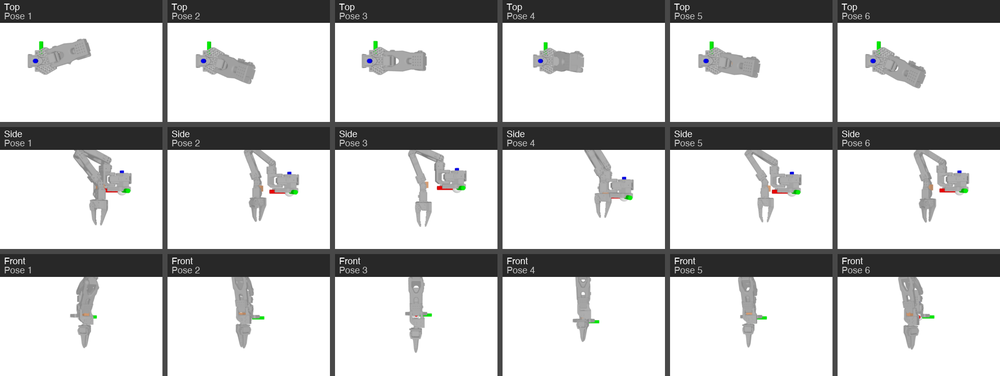
#> input picture 01-intro-and-kinematics/homework/assets/so101_notebook_test.png, 1000 x 376 px, shrunk from 1970 x 740 before the run
$ python -i features.py   (imports and definitions only)   (older library calls are emulated)
#> lines starting #> are read from the running program, lines starting #| are printed output that depends on the picture
#> further down, picture is the input picture: shape (376, 1000, 3); mean B, G, R 202, 202.2, 202
from __future__ import annotations

import cv2
import numpy as np


def harris_corner_response(
    img: np.ndarray,
    k: float = 0.04,
    block_size: int = 5,
    ksize: int = 3,
) -> tuple[np.ndarray, np.ndarray]:
    """Compute Harris corner response and per-pixel eigenvalues.

    Returns (response, eigenvalues) where eigenvalues has shape (H, W, 2).
    """
#> called with k = 0.04, block_size = 5, ksize = 3
    img = img.astype(np.float32)
    Ix = cv2.Sobel(img, cv2.CV_32F, 1, 0, ksize=ksize)
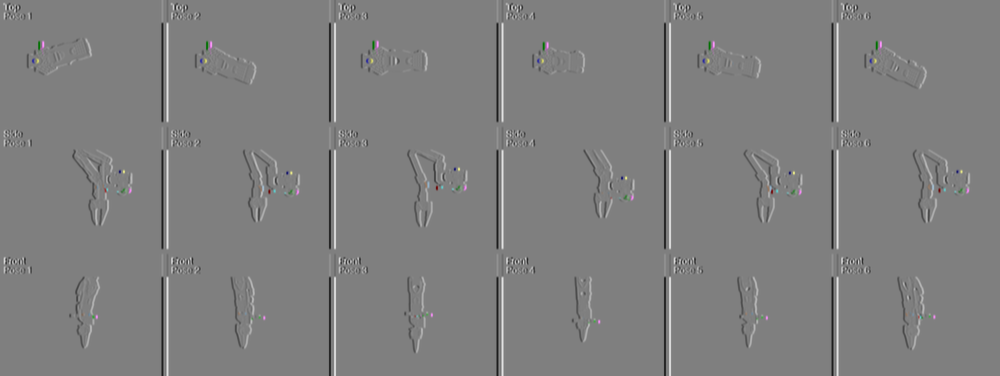
#> Ix: shape (376, 1000, 3) float32; mean B, G, R 0, 0, 0; drawn with min black and max white
    Iy = cv2.Sobel(img, cv2.CV_32F, 0, 1, ksize=ksize)
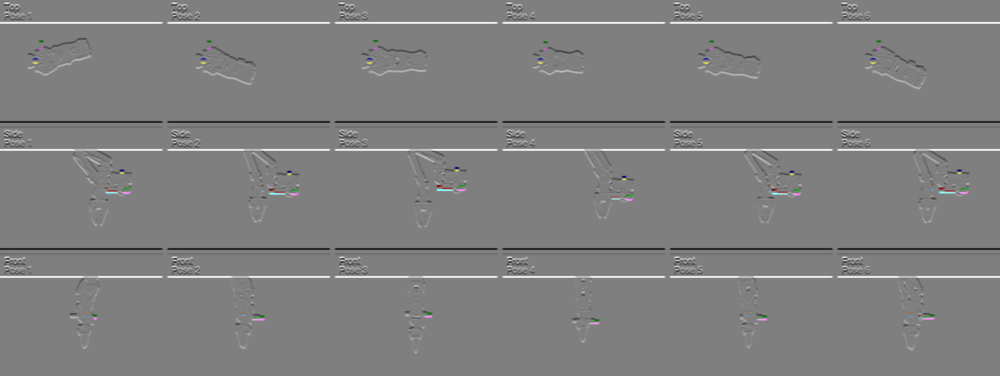
#> Iy: shape (376, 1000, 3) float32; mean B, G, R 4.5, 4.5, 4.5; drawn with min black and max white

    Ixx = cv2.GaussianBlur(Ix * Ix, (block_size, block_size), 0)
    Iyy = cv2.GaussianBlur(Iy * Iy, (block_size, block_size), 0)
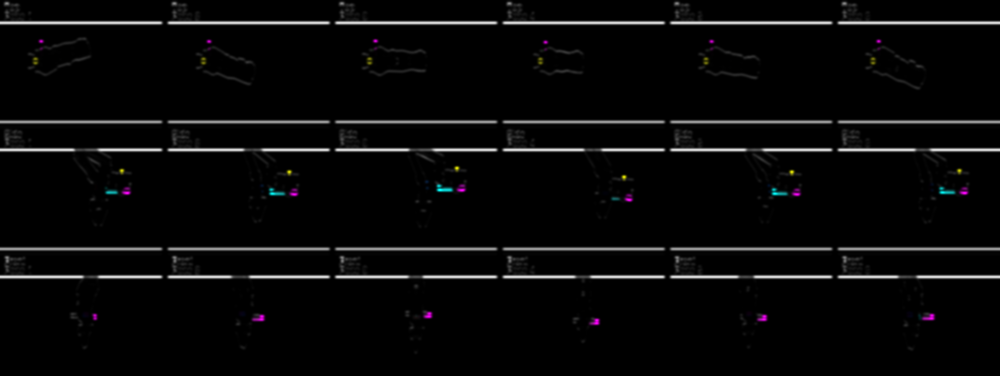
#> Iyy: shape (376, 1000, 3) float32; mean B, G, R 17974.3, 17578.3, 17845.4; drawn with min black and max white
    Ixy = cv2.GaussianBlur(Ix * Iy, (block_size, block_size), 0)
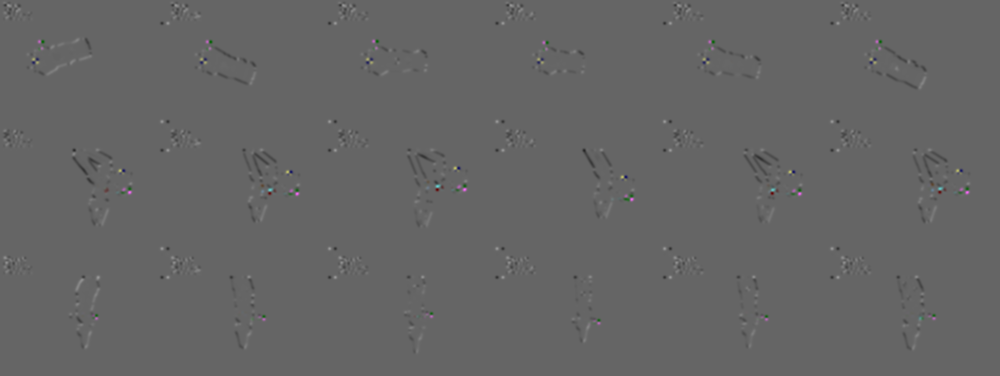
#> Ixy: shape (376, 1000, 3) float32; mean B, G, R -140.8, -147, -143.1; drawn with min black and max white

    det = Ixx * Iyy - Ixy**2
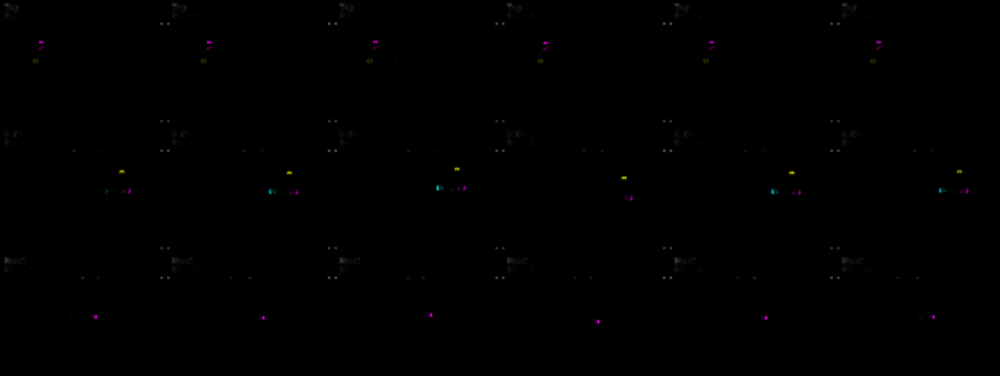
#> det: shape (376, 1000, 3) float32; mean B, G, R 122595632, 100658992, 128692584; drawn with min black and max white
    trace = Ixx + Iyy
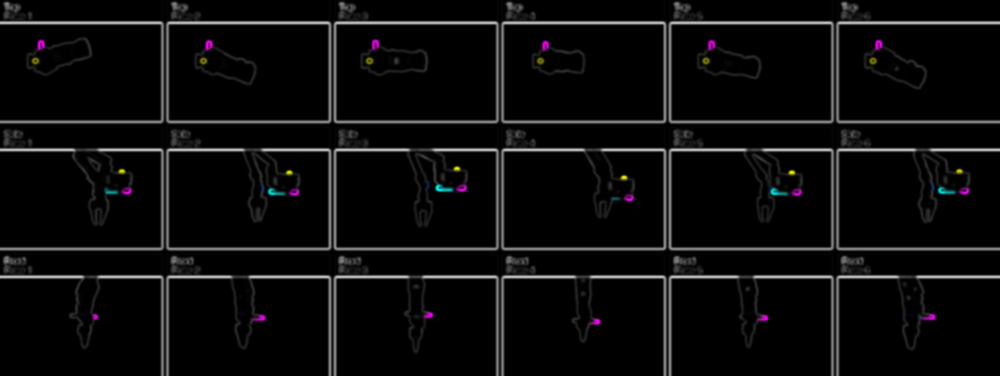
#> trace: shape (376, 1000, 3) float32; mean B, G, R 28401.7, 27635.6, 28324.8; drawn with min black and max white
    response = det - k * trace**2
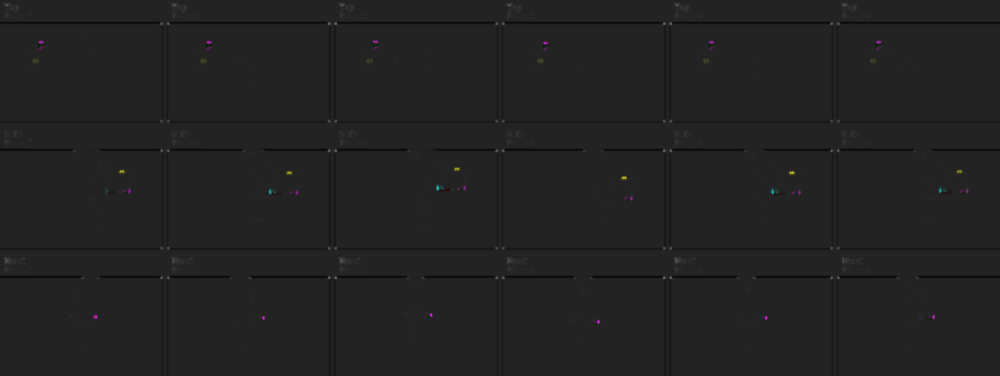
#> response: shape (376, 1000, 3) float32; mean B, G, R -156718336, -166939328, -149649008; drawn with min black and max white

    # eigenvalues of 2x2 structure tensor per pixel
    discriminant = np.sqrt(np.maximum((Ixx - Iyy)**2 + 4 * Ixy**2, 0))
    lam1 = 0.5 * (trace + discriminant)
    lam2 = 0.5 * (trace - discriminant)
    eigenvalues = np.stack([lam1, lam2], axis=-1)

    return response, eigenvalues


# [44 lines left out: functions detect_and_describe_orb, match_features_ransac, not called in this run]

>>> import cv2
>>> picture = cv2.imread('../../01-intro-and-kinematics/homework/assets/so101_notebook_test.png')
>>> result = harris_corner_response(picture)

$ run again, on 01-intro-and-kinematics/homework/assets/so101_pre_grasp_grid.png
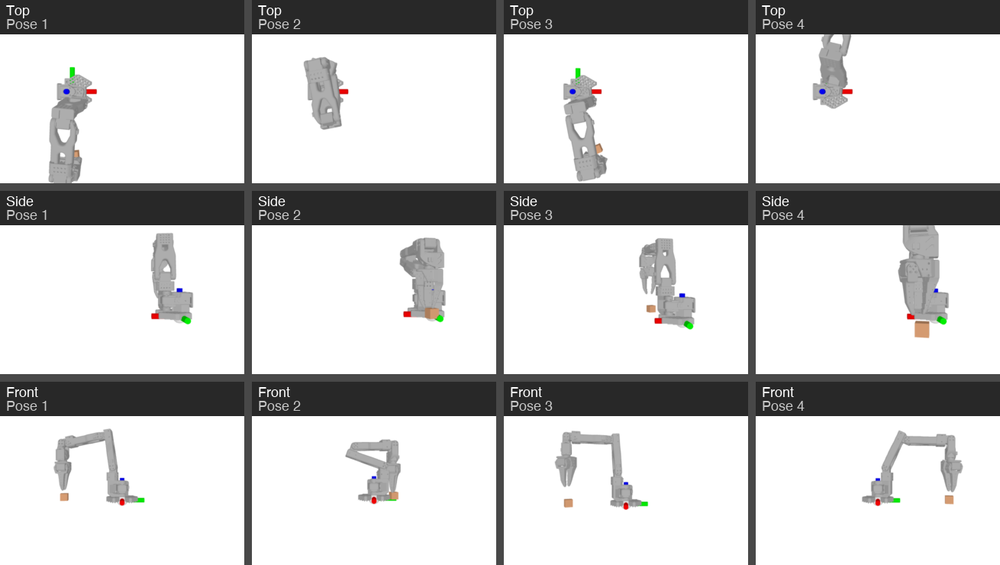
#> input picture 01-intro-and-kinematics/homework/assets/so101_pre_grasp_grid.png, 1000 x 565 px, shrunk from 1310 x 740 before the run
#> picture is the input picture: shape (565, 1000, 3); mean B, G, R 203, 203.1, 203.2
#> in harris_corner_response, `trace = Ixx + Iyy`:
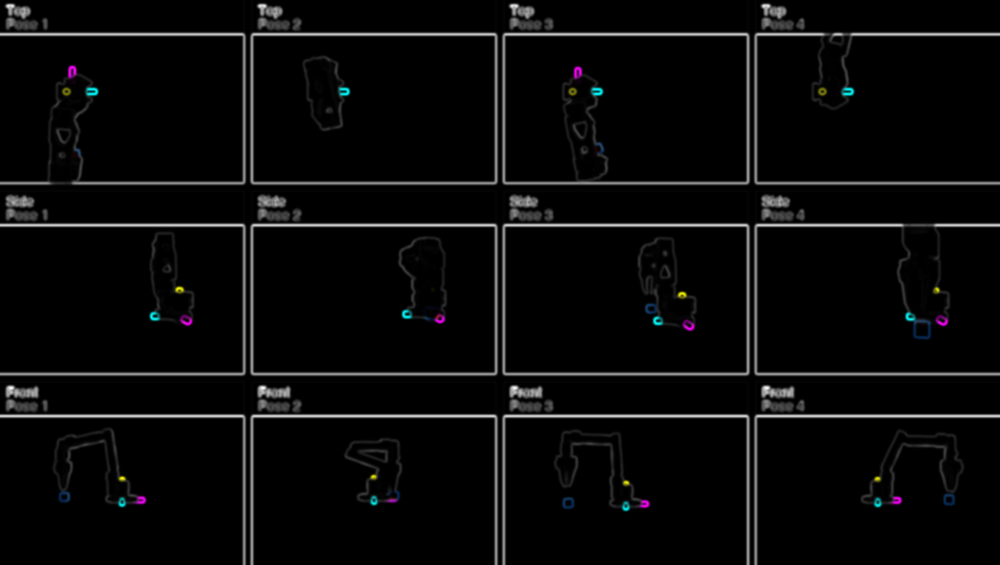
#> trace: shape (565, 1000, 3) float32; mean B, G, R 20719, 20369.8, 20214.8; drawn with min black and max white
#> in harris_corner_response, `response = det - k * trace**2`:
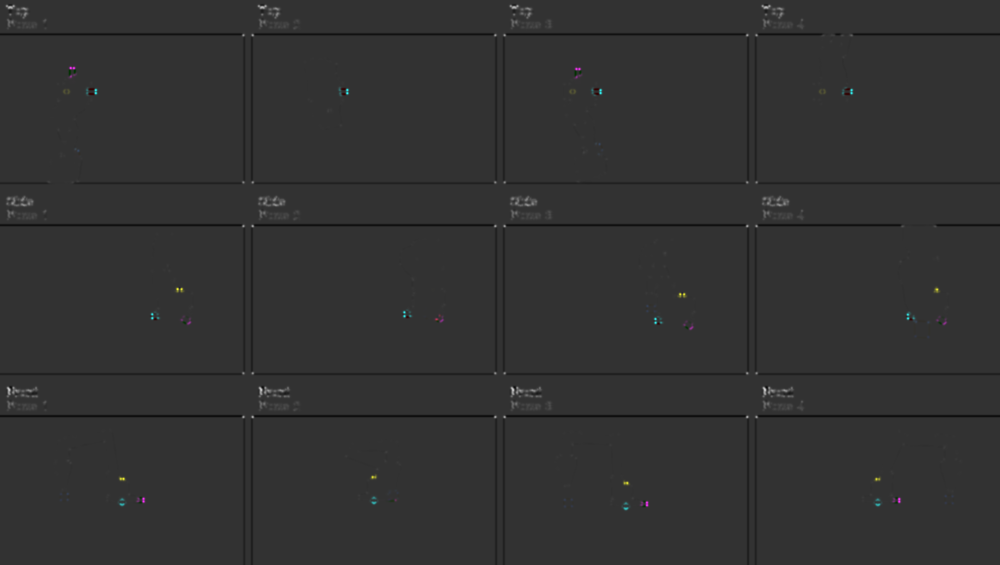
#> response: shape (565, 1000, 3) float32; mean B, G, R -76684272, -76187400, -80485888; drawn with min black and max white

$ run again, on 01-intro-and-kinematics/homework/assets/ball_socket_joint.jpg
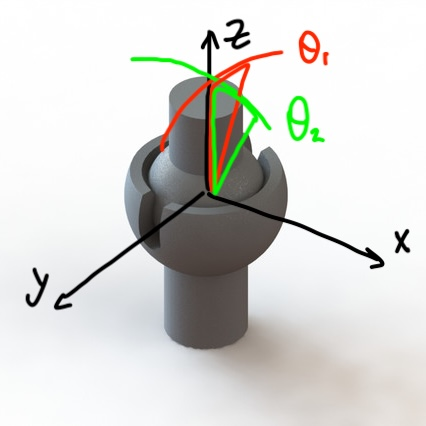
#> input picture 01-intro-and-kinematics/homework/assets/ball_socket_joint.jpg, 426 x 426 px
#> picture is the input picture: shape (426, 426, 3); mean B, G, R 211.2, 214.7, 214.6
#> in harris_corner_response, `trace = Ixx + Iyy`:
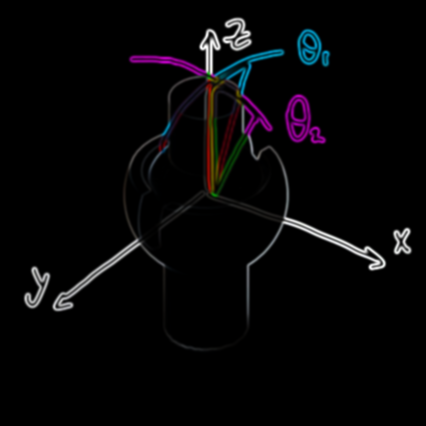
#> trace: shape (426, 426, 3) float32; mean B, G, R 15904, 13102.2, 14552.6; drawn with min black and max white
#> in harris_corner_response, `response = det - k * trace**2`:
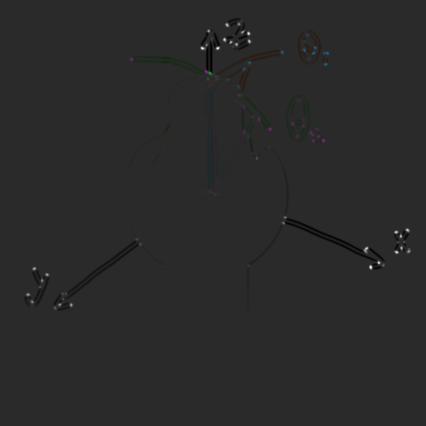
#> response: shape (426, 426, 3) float32; mean B, G, R -53761932, -37786176, -47131276; drawn with min black and max white
